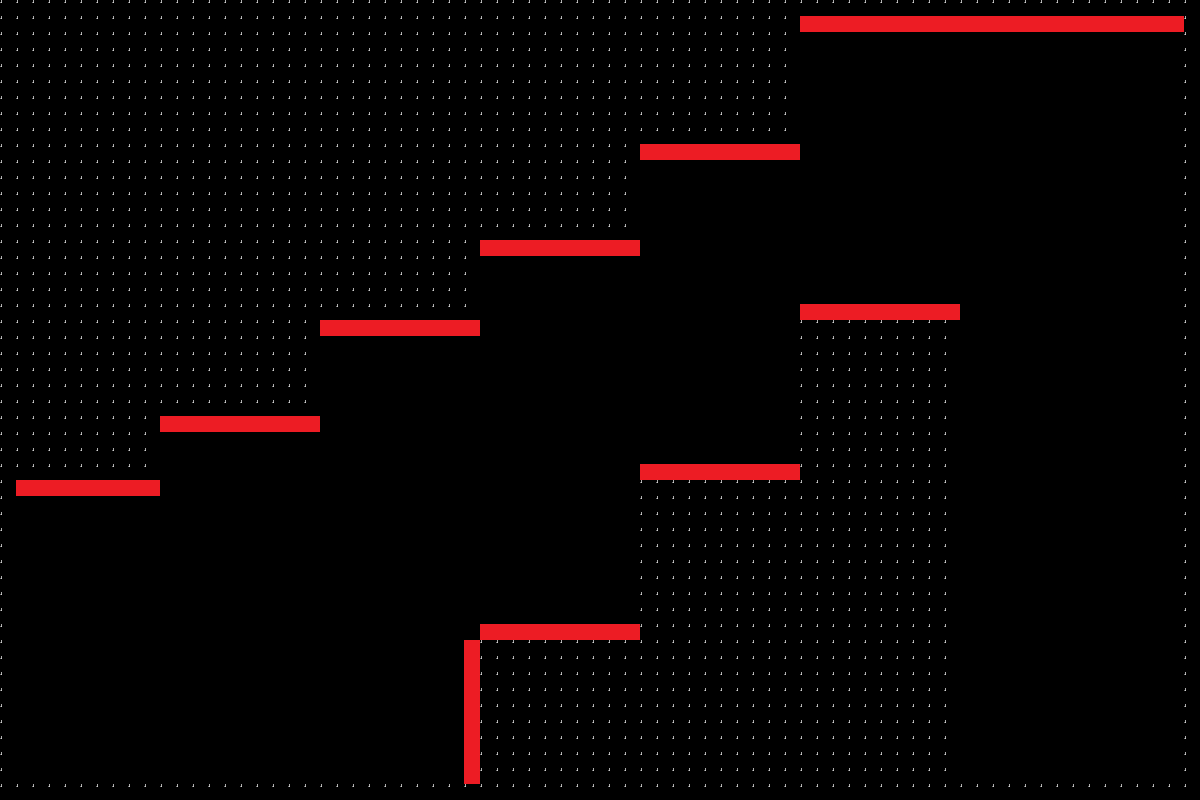

Rendered tile map (Tiled .tmx) drawn with the repository's tilesets; below, a short description and the map source with its tile grids summarised:
An orthogonal 75x50 tile map with 16x16 px tiles, 1 tile layer (Tile Layer 1) and 4 objects (3x mini_star, slow_time).

<map version="1.10" tiledversion="1.12.2" orientation="orthogonal" renderorder="right-down" width="75" height="50" tilewidth="16" tileheight="16" infinite="0" nextlayerid="3" nextobjectid="5">
 <tileset firstgid="1" source="place_holder_tileset.tsx" />
 <layer id="1" name="Tile Layer 1" width="75" height="50">
  <data>[3750 cells, 1849 non-empty, 2 distinct tile ids]</data>
 </layer>
 <objectgroup id="2" name="object_layer">
  <object id="1" name="slow_time" x="322.285" y="483.427" width="60" height="90">
   <properties>
    <property name="ability_type" value="slow_time" />
   </properties>
  </object>
  <object id="2" name="mini_star" x="508.763" y="370.02" width="90" height="90">
   <properties>
    <property name="obj_type" value="mini_star" />
   </properties>
  </object>
  <object id="3" name="mini_star" x="682.492" y="232.485" width="90" height="90">
   <properties>
    <property name="obj_type" value="mini_star" />
   </properties>
  </object>
  <object id="4" name="mini_star" x="1021.51" y="76.8519" width="90" height="90">
   <properties>
    <property name="obj_type" value="mini_star" />
   </properties>
  </object>
 </objectgroup>
</map>
